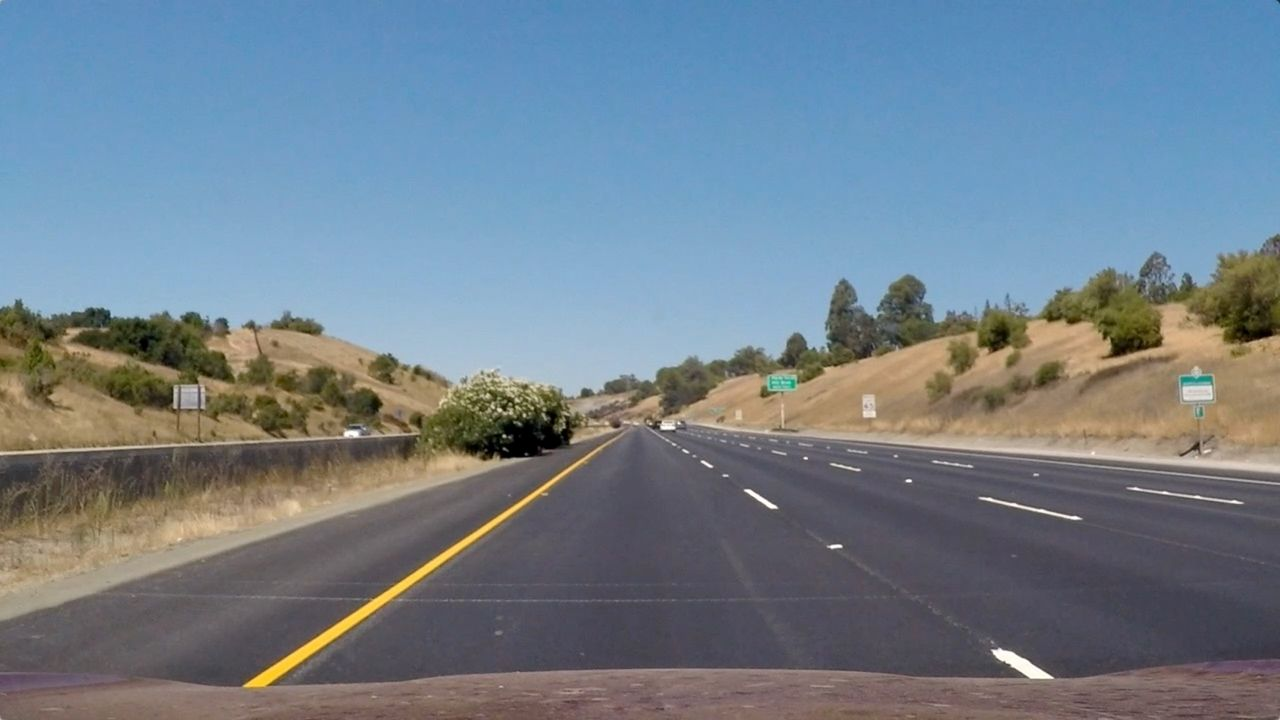
#> input picture img/Udacity/image001.jpg, 1280 x 720 px
$ jupyter execute --allow-errors project.ipynb   (older library calls are emulated)   (text cells are left out)
#> lines starting #> are read from the running program, lines starting #| are printed output that depends on the picture; pictures that were not available may be replaced by others from this repository, and a replacement may not be noted
[cell 1]
# Imports
import cv2 as cv
from matplotlib import pyplot as plt
import numpy as np
import time
import warnings
# Dont show warnings
warnings.filterwarnings("ignore")

# number of windows for sliding windows
nwindows = 180

# value for last radius
last_r = None

# For radius calculation (pixels to meters)
y_m_per_pix = 30 / 720
x_m_per_pix = 3.7 / 1280

# Source and destination for perspective transformation
src = np.array([[598, 448], [684, 448], [1026, 668], [278, 668]], np.float32)
dst = np.array([[300, 0], [980, 0], [980, 720], [300, 720]], np.float32)

# Kernels for filter operations
kernel_small = np.array([[0, 1, 0], [1, 1, 1], [0, 1, 0]], 'uint8')
kernel_large = np.array([[0, 1, 1, 1, 0], [1, 1, 1, 1, 1], [1, 1, 1, 1, 1], [1, 1, 1, 1, 1], [0, 1, 1, 1, 0]], 'uint8')

# ROI (trapezoid)
#ROI = np.array([[(570, 450),(650, 450),(1300, 650),(200, 650)]], dtype= np.int32)

[cell 2]
# Convert image to yellow and white color space
def color_space(img):
    # Convert image to HSV
    img_hsv = cv.cvtColor(img, cv.COLOR_BGR2HSV)
    # Colorspace "yellow" in HSV: (15-40, 80-255, 160-255)
    mask_yellow = cv.inRange(img_hsv, (15, 80, 160), (40, 255, 255))
    # Colorspace "white" in HSV: (0-255, 0-20, 200-255)
    mask_white = cv.inRange(img_hsv, (0, 0, 200), (255, 20, 255))
    # Merge white and yellow masks
    masks = cv.bitwise_or(mask_yellow, mask_white)
    # Return image in gray
    return cv.cvtColor(cv.bitwise_and(img, img, mask=masks), cv.COLOR_BGR2GRAY)

# Apply canny filter to image
# [9 lines left out: function canny_space, not called in this run]

# Dilate image (Expands the shapes of the image)
def dilate(img, iterations):
    return cv.dilate(img, kernel_small, iterations=iterations)

# Erode image (Reduces the shapes of the image)
def erode(img, iterations):
    return cv.erode(img, kernel_small, iterations=iterations)

# Close image (Removes noises)
def close(img, iterations):
    return cv.morphologyEx(img, cv.MORPH_CLOSE, kernel_large, iterations=iterations)

[cell 3]
def sliding_windows(warped_img, margin=200, minimum=30):
    # Histogram for image
    hist = np.sum(warped_img[warped_img.shape[0]//2:, :], axis=0)

    # Take peaks from left and right side of histogramm for starting points and add half margin
    mid = np.int(hist.shape[0] // 2)
    leftx_start = np.argmax(hist[:mid]) - margin // 2
    rightx_start = np.argmax(hist[mid:]) + mid + margin // 2

    # Window height based on number of windows
    window_height = np.int(warped_img.shape[0] // nwindows)

    # Calc points that are not zero in images
    nonzero = warped_img.nonzero()
    nonzeroy = np.array(nonzero[0])
    nonzerox = np.array(nonzero[1])

    # Initialize current positions for windows
    leftx_current = leftx_start
    rightx_current = rightx_start

    # Initialize values to be returned -> centers of windows
    lefts_good = np.empty(shape=(1,1), dtype=int)
    rights_good = np.empty(shape=(1,1), dtype=int)

    # Go through every window
    for window in range(nwindows):
        # Identify window boundaries in x and y (and right and left)
        win_y_low = warped_img.shape[0] - (window + 1) * window_height
        win_y_high = warped_img.shape[0] - window*window_height

        # Calculate boundaries of the window
        win_xleft_low = leftx_current - margin
        win_xleft_high = leftx_current + margin
        win_xright_low =  rightx_current - margin
        win_xright_high = rightx_current + margin

        # Identify the pixels that are not zero within window
        left_inds = ((nonzeroy >= win_y_low ) & (nonzeroy < win_y_high) & (nonzerox >= win_xleft_low) & (nonzerox < win_xleft_high)).nonzero()[0]
        right_inds = ((nonzeroy >= win_y_low ) & (nonzeroy < win_y_high) & (nonzerox >= win_xright_low) & (nonzerox < win_xright_high)).nonzero()[0]

        # If more than minimum pixels are found -> recenter next window
        if len(left_inds) > minimum:
            leftx_current = np.int(np.mean(nonzerox[left_inds]))
        if len(right_inds) > minimum:
            rightx_current = np.int(np.mean(nonzerox[right_inds]))

        # Add centers of windows to array
        lefts_good = np.append(lefts_good, leftx_current)
        rights_good = np.append(rights_good, rightx_current)
    return mid, lefts_good, rights_good

[cell 4]
# Calculate curves of lanes with polyfit function
def calc_curve(leftx, rightx, img):
    y = np.linspace(len(img), 0, nwindows+1).astype(int)
    left = np.polyfit(leftx, y, deg=2)
    right = np.polyfit(rightx , y, deg=2)
    # Calculate radius for curves
    radius = calc_radius(left, right, leftx, rightx)
    return left, right, radius

# Calculate radius for two lines
def calc_radius(left_fit, right_fit, leftx, rightx):
    global last_r
    # Functions for curves by polyfit
    left_fitx = left_fit[0]*leftx**2 + left_fit[1]*leftx + left_fit[2]
    right_fitx = right_fit[0]*rightx**2 + right_fit[1]*rightx + right_fit[2]

    # Calculate functions again with meters for values
    left_fit_curve = np.polyfit(leftx*x_m_per_pix, left_fitx*y_m_per_pix, deg=2)
    right_fit_curve = np.polyfit(rightx*x_m_per_pix, right_fitx*y_m_per_pix, deg=2)

    # radius of curve
    left = cal_r(left_fit_curve, leftx)
    right = cal_r(right_fit_curve, rightx)

    # Take average from last radius and current radius (if last_r is not None)
    if (last_r != None):
        radius = round(np.mean([left, right, last_r]),0)
    else:
        radius = round(np.mean([left, right]),0)

    # Save current radius for next calculation
    last_r = round(np.mean([left, right]),0)
    return radius

# Calcurate curve radius | R_curve = ((1 + (2*w2*x + w1)^2)^3/2) / | 2*w2 |
def cal_r(street_area, x_range):
    # Take median from x values
    x = np.median(x_range * x_m_per_pix)

    # Calculation
    radius = ((1 + (2 * street_area[0] * x + street_area[1])**2)**(3/2)) / abs(2 * street_area[0])
    return radius

[cell 5]
# Calculate points for lanes
def calc_lanes(street_area, midpoint, isleft):
    # Calculate extreme value for curve
    # DGL: ax^2 + bx + c -> 2ax + b = 0 -> x = (-b/2)/a
    x_extreme = (-street_area[1]) / 2 / street_area[0]

    # Set lower and upper boundaries
    if(isleft):
        lower = 50
        upper = midpoint
    else:
        lower = midpoint
        upper = 1200

    diff_lower = abs(lower - x_extreme) # distance left to extreme point
    diff_upper = abs(upper - x_extreme) # distance right to extreme point


    # Define x values
    # if left is closer to extreme point -> set extreme point as lower boundary
    if (diff_lower < diff_upper):
        x = np.linspace(x_extreme, upper, 4500).reshape(-1, 1)
    # if right is closer to extreme point -> set extreme point as upper boundary
    else:
        x = np.linspace(lower, x_extreme, 4500).reshape(-1, 1)

    # Get y values from polyfit function
    y = (street_area[0] * (x**2) + street_area[1] * x + street_area[2]).reshape(-1, 1)

    # Merge points -> [[p1], [p2]...]
    xycoor = np.concatenate((x,y), axis=1)
    return xycoor

# Create area between lanes
def calc_area(img, left_points, right_points, with_alpha=False):
    # If with_alpha is True -> Make image colored
    if(with_alpha):
        zero_img = np.zeros((len(img), len(img[0]), 3))
    else:
        zero_img = np.zeros((len(img), len(img[0])))

    # sort by y values
    left_points = left_points.astype(np.int32)[np.argsort(left_points[:, 1])]
    right_points = right_points.astype(np.int32)[np.argsort(right_points[:, 1])][::-1]

    # Merge points -> [[p1], [p2]...]
    points = np.concatenate((left_points, right_points))

    # If with_alpha is True -> color image green, else color it white
    if(with_alpha):
        cv.fillPoly(zero_img, [points], color=[0,255,0])
    else:
        cv.fillPoly(zero_img, [points], color=255)
    return zero_img

[cell 6]
# Warp image perspective
def warp(img, src=src, dst=dst):
    M = cv.getPerspectiveTransform(src, dst)
    return cv.warpPerspective(img, M, (img.shape[1], img.shape[0]))

# Crop image for region of interest
# [15 lines left out: functions crop, merge, not called in this run]

# Overlay two images
def overlay(img, overlay):
    img[np.where(overlay!=0)] = [0,255,0]
    return img

# Overlay two images with alpha
def overlay_alpha(img, overlay):
    return cv.addWeighted(img, 1, overlay.astype(np.uint8), 0.5, 0.0)

[cell 7]
# Import haar features for car detection - credits to Kelbu (https://github.com/Kalebu/Real-time-Vehicle-Dection-Python)
cars_cascade = cv.CascadeClassifier('assets/haarcascade_car.xml')

# Detection of cars
def detect_cars(frame):
    cars = cars_cascade.detectMultiScale(frame, 1.15, 4)
    return cars

# Highlight cars -> Put rectangle and text around them
# [6 lines left out: function highlight_cars, not called in this run]

[cell 8]
# Show image inside defined plot
def show_img(plt, title, img, numCols, pos, cmap):
    plt.subplot(1, numCols, pos)
    plt.title(title)
    plt.imshow(img, cmap)

[cell 9]
# Define columns and rows for chess board
width = 9
height = 6

# Arrays for obj and image points
objpoints = []
imgpoints = []

objp = np.zeros((width*height, 3), np.float32)
objp[:,:2] = np.mgrid[:width, :height].T.reshape(-1, 2)

# Calibrate image
def calibrate_image(x):
    # Read image and convert to gray
    image_path = './img/Udacity/calib/calibration' + str(x + 1) + '.jpg'
    img = cv.imread(image_path, -1)
    img_gray = cv.cvtColor(img, cv.COLOR_BGR2GRAY)

    # Find chess board corners
    criteria = (cv.TERM_CRITERIA_EPS + cv.TERM_CRITERIA_MAX_ITER, 30, 0.001)
    ret, corners = cv.findChessboardCorners(img, (width, height), None)

    # If corners are found add to obj array -> else return empty image
    if ret == True:
        # Add object points to array
        objpoints.append(objp)

        # Create corners and draw on image
        corners = cv.cornerSubPix(img_gray, corners, (11,11), (-1,-1), criteria)
        imgpoints.append(corners)
        drawn = cv.drawChessboardCorners(img, (width, height), corners, ret)
    else:
        drawn = np.zeros_like(img)
    return drawn

# Undistort image
# [14 lines left out: function undistort_image, not called in this run]

def show_chess_calibration():
    all_images = [None]*20

    # First: calibrate all images
    for x in range(20):
        all_images[x] = []
        all_images[x].append(calibrate_image(x))

    # Then: undistort all images
    for x in range(20):
        image_path = './img/Udacity/calib/calibration' + str(x + 1) + '.jpg'
        img = cv.imread(image_path, -1)
        all_images[x].append(undistort_image(img))

        # Show original, calibrated image and undistorted image
        plt.figure(figsize=(10,10))
        show_img(plt, 'Image ' + str(x + 1), img, 3, 1, 'gray')
        show_img(plt, 'Image ' + str(x + 1) + ' calibrated', all_images[x][0], 3, 2, None)
        show_img(plt, 'Image ' + str(x + 1) + ' undistorted', all_images[x][1], 3, 3, 'gray')
        plt.show()
#> (the rest of this cell did not finish here and is left out)

[cell 10]
def image_segmentation():
    for x in range(8):
        # Read image, convert to rgb and warp it
        img = cv.imread('./img/Udacity/image00' + str(x + 1) + '.jpg', -1)
#> img is the input picture: shape (720, 1280, 3); mean B, G, R 140, 127.8, 113.4
        img = cv.cvtColor(img, cv.COLOR_BGR2RGB)
        img_warped = warp(img)
#> in warp, `M = cv.getPerspectiveTransform(src, dst)`: M = [[-0.539, -1.5, 973.3], [0, -1.94, 869], [0, -0.00238, 1]]
#> in warp, `return cv.warpPerspective(img, M, (img.shape[1], img.shape[0]))`:
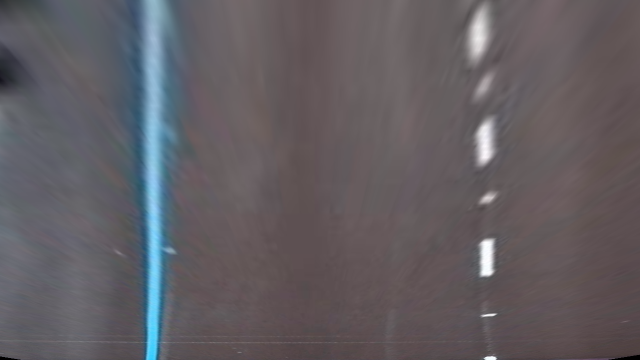
#> returned value: shape (720, 1280, 3) (shown at 1/2 size); mean of channels 0, 1, 2 97.9, 93.3, 98; drawn as B, G, R

        # Show images
        plt.figure(figsize=(10,10))
        show_img(plt, 'Original image ' + str(x + 1), img, 2, 1, None)
        show_img(plt, 'Warped image ' + str(x + 1), img_warped, 2, 2, None)
        plt.show()
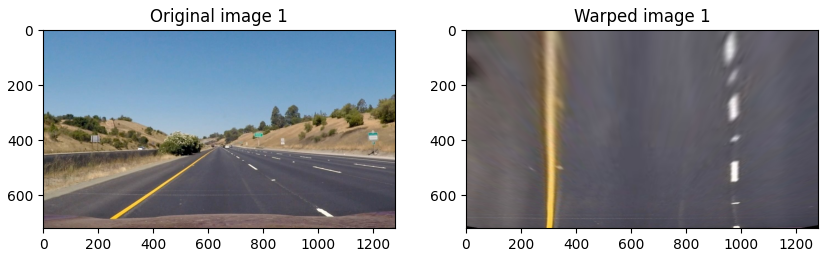
#> figure drawn by matplotlib, 2 panels
#> (the rest of this cell did not finish here and is left out)

[cell 11]
def calc_kitti_images():
    imgs = ['09', '10', '11', '12', '13', '14', '15']

    # Step 1: Define source and destination for transformation
    src = np.array([[595, 340], [730, 340], [1150, 720], [145, 720]], np.float32)
    dst = np.array([[300, 0], [980, 0], [980, 720], [300, 720]], np.float32)

    # Define ROIs for cropping
    ROI = np.array([[(570, 360), (1150, 340), (1150, 720), (1000, 720) , (700, 480), (350, 720), (115, 720)]], dtype=np.int32)
    ROI2 = np.array([[(525, 400), (1150, 400), (1250, 720), (1000, 720) , (700, 480), (350, 720), (115, 720)]], dtype=np.int32)

    # Iterate through all images
    for img_num, img in enumerate(imgs):
        # Step 2: Read image and convert into rgb
        frame = orig = cv.imread('./img/KITTI/image0' + img + '.jpg', -1)
        frame = cv.cvtColor(frame, cv.COLOR_BGR2RGB)

        # Step 3: Canny edge -> Convert to gray, calculate canny and crop image, then transform result
        gray = cv.cvtColor(frame, cv.COLOR_BGR2GRAY)
        canny = canny_space(gray, 100, 200)
        canny = crop(canny, ROI2)
        canny_t = warp(canny, src, dst)

        # Step 4: Color space -> Crop image, transform image and apply color filters
        cropped = crop(frame, ROI)
        frame = warp(cropped, src, dst)
        color = color_space(frame)

        # Step 5: Sliding windows for merged canny and color filters
        midpoint, lefts, rights = sliding_windows(merge(gray, canny_t, color))

        # Step 6: Calculate curve and radius
        left_fit, right_fit, radius = calc_curve(lefts, rights, frame)

        # Step 7: Fill area with color, warp back and overlay with original image. Convert image to RGB
        AOI = calc_area(frame, calc_lanes(left_fit, midpoint, True), calc_lanes(right_fit, midpoint, False), True)
        AOI = warp(AOI, dst,src)
        frame = overlay_alpha(orig, AOI)
        frame = cv.cvtColor(frame, cv.COLOR_RGB2BGR)

        # Show images
        plt.figure(figsize=(10,10))
        show_img(plt, 'KITTI Image ' + str(img_num + 1) + " (Canny + Color Filter)", merge(gray, canny_t, color), 2, 1, None)
        show_img(plt, 'KITTI Image ' + str(img_num + 1) + " (Kurven Radius: " + str(round(radius)) + ")", frame, 2, 2, None)
        plt.show()
#> (the rest of this cell did not finish here and is left out)

[cell 12]
# Open video file
video_file = 'project'
cap = cv.VideoCapture('./img/Udacity/' + video_file + '_video.mp4')

# Manually turn car detection on or off
CAR_DETECTION = False

# If challenge video is played -> Define different points for transformation
CHALLENGE = (video_file == 'challenge')
if(CHALLENGE):
  src = np.array([[600, 480], [760, 480], [1026, 700], [278, 700]], np.float32)
  dst = np.array([[300, 0], [980, 0], [980, 720], [300, 720]], np.float32)

# Check if camera opened successfully
if (cap.isOpened() == False):
  print("Error opening video stream or file")

# Start timer for fps counter
start_timer = time.time() - 0.01
frame_count = -1

# Read every frame
while(cap.isOpened()):
  ret, frame = cap.read()
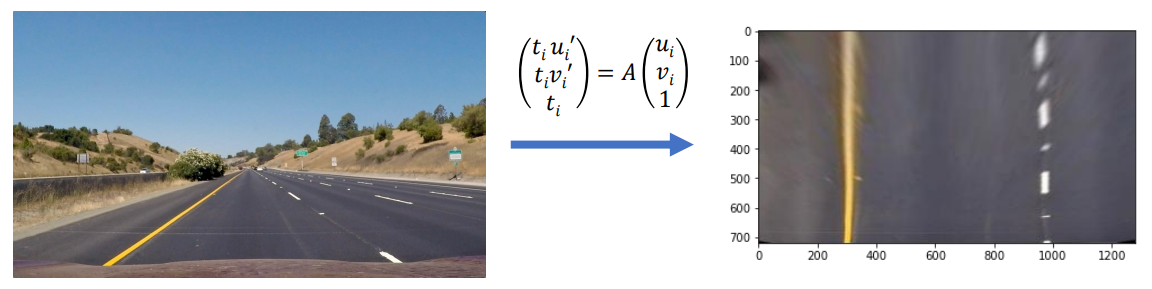
#> input picture assets/warp_img.png, 1152 x 289 px, given in place of project_video.mp4, which was not available
#> frame is the input picture: shape (289, 1152, 3); mean B, G, R 170.6, 164.3, 159.8

  # Check if there is another frame
  if (frame is None):
    break
  orig = frame.copy()

  # Calculate Frame rate
  frame_count += 1
  ellapsed_time = time.time() - start_timer
  frame_rate = frame_count / ellapsed_time

  # Calculate curve area only every fifth frame for performance reasons
  if (frame_count % 5 == 0):
    # Detect cars if car detection is on
    if (CAR_DETECTION):
      cars = detect_cars(frame)

    # Step 1: Warp image
    frame = warp(frame, src, dst)
#> (the rest of the program and of its run is left out)
